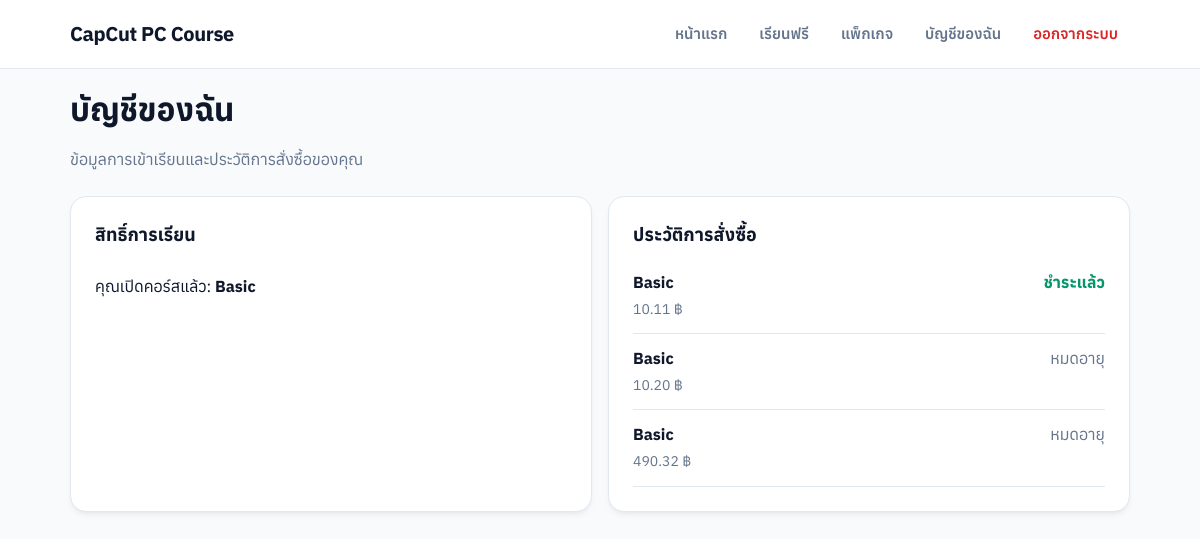
Page /account (signed in) on the committed database.
### app.py (models this page shows)
class Order(db.Model):
    id = db.Column(db.Integer, primary_key=True)
    user_id = db.Column(db.Integer, db.ForeignKey("user.id"), nullable=False)
    package = db.Column(db.String(20), nullable=False)
    amount_satang = db.Column(db.Integer, nullable=False)
    status = db.Column(db.String(10), default="pending")  # pending / paid / expired
    created_at = db.Column(db.DateTime, default=utcnow)
    paid_at = db.Column(db.DateTime)
    slip_ref = db.Column(db.String(100), unique=True)

### app.py (the view)
@app.route("/account")
@login_required
def account():
    user = current_user()
    orders = (
        Order.query
        .filter_by(user_id=user.id)
        .order_by(Order.created_at.desc())
        .all()
    )
    enrollments = (
        Enrollment.query
        .filter_by(user_id=user.id)
        .order_by(Enrollment.created_at.desc())
        .all()
    )
    return render_template(
        "account.html",
        orders=orders,
        packages=PACKAGES,
        owned=sorted(owned_tracks(user)),
        enrollments=enrollments,
    )

### app.py (called while the page is built)
def current_user():
    uid = session.get("uid")
    return db.session.get(User, uid) if uid else None

def owned_tracks(user):
    if not user:
        return set()
    tracks = set()
    for o in Order.query.filter_by(user_id=user.id, status="paid"):
        tracks.update(PACKAGES[o.package]["tracks"])
    return tracks

def login_required(view):
    @wraps(view)
    def wrapper(*args, **kwargs):
        if not current_user():
            flash("กรุณาเข้าสู่ระบบก่อนเข้าใช้งาน", "err")
            return redirect(url_for("login", next=request.path))
        return view(*args, **kwargs)
    return wrapper

@app.context_processor
def inject_globals():
    return {"user": current_user(), "shop_name": SHOP_NAME}

### templates/account.html
{% extends "base.html" %}
{% block content %}
<h1>บัญชีของฉัน</h1>
<p class="muted" style="margin-bottom: 24px;">ข้อมูลการเข้าเรียนและประวัติการสั่งซื้อของคุณ</p>
<div class="grid">
  <div class="card">
    <h3>สิทธิ์การเรียน</h3>
    {% if owned %}
      <p>คุณเปิดคอร์สแล้ว: <strong>{{ owned|map('capitalize')|join(', ') }}</strong></p>
    {% else %}
      <p class="muted">ยังไม่มีสิทธิ์เรียนเต็ม <a href="{{ url_for('index') }}#packages">เลือกแพ็กเกจ</a></p>
    {% endif %}
  </div>
  <div class="card">
    <h3>ประวัติการสั่งซื้อ</h3>
    {% for o in orders %}
      <div style="display:flex; justify-content:space-between; border-bottom:1px solid var(--line); padding:12px 0;">
        <div>
          <strong>{{ packages[o.package].name }}</strong><br>
          <span class="muted" style="font-size:14px;">{{ "%.2f"|format(o.amount_satang / 100) }} ฿</span>
        </div>
        <div>
          {% if o.status == 'paid' %}<span style="color:var(--ok); font-weight:700;">ชำระแล้ว</span>
          {% elif o.status == 'pending' %}<a href="{{ url_for('pay', order_id=o.id) }}" class="btn" style="padding:6px 12px; font-size:12px;">ชำระเงิน</a>
          {% else %}<span class="muted">หมดอายุ</span>{% endif %}
        </div>
      </div>
    {% else %}
      <p class="muted">ยังไม่มีออเดอร์</p>
    {% endfor %}
  </div>
</div>
{% endblock %}

### templates/base.html (shortened to what this page needs)
<!doctype html>
<html lang="th">
<head>
</head>
<body>
<nav>
  <div class="nav-container">
    <a class="brand" href="{{ url_for('index') }}">{{ shop_name }}</a>
    <div class="nav-links" id="navLinks">
      <a href="{{ url_for('index') }}">หน้าแรก</a>
      <a href="{{ url_for('free_lessons') }}">เรียนฟรี</a>
      <a href="{{ url_for('index') }}#packages">แพ็กเกจ</a>
      {% if user %}
        <a href="{{ url_for('account') }}">บัญชีของฉัน</a>
        <a href="{{ url_for('logout') }}" style="color:var(--err)">ออกจากระบบ</a>
      {% else %}
        <a href="{{ url_for('login') }}">เข้าสู่ระบบ (อีเมล)</a>
        <a class="btn" href="{{ url_for('register') }}">สมัครสมาชิก</a>
      {% endif %}
    </div>
  </div>
</nav>
<main class="wrap">
  {% block content %}{% endblock %}
</main>
</body>
</html>

### rows in the picture
Order: package "Basic", o.amount_satang/100 "10.11", status "ชำระแล้ว"
Order: package "Basic", o.amount_satang/100 "10.20", status "หมดอายุ"
Order: package "Basic", o.amount_satang/100 "490.32", status "หมดอายุ"

### other values in the picture
{{ shop_name }} "CapCut PC Course"
{{ owned|map('capitalize')|join(', ') }} "Basic"
